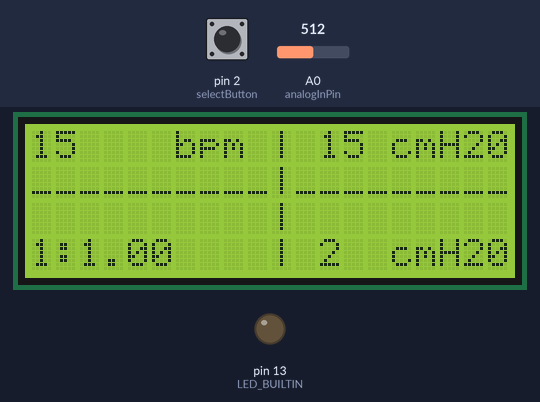
This sketch was run on a simulated Arduino Uno, built with avr-gcc and run on an emulated ATmega328P. Shown: 20×4 character LCD, output pins drawn as LEDs (lit = HIGH). The inputs (shaded band) are chosen by the test bench; at power-on: pin 2 (selectButton) HIGH, A0 (analogInPin) = 512. What the sketch prints to the serial monitor is not drawn.

Above: at 1.3 s.
1.4 s: pin 2 (selectButton) pulled LOW for 0.15 s
At 2.7 s:
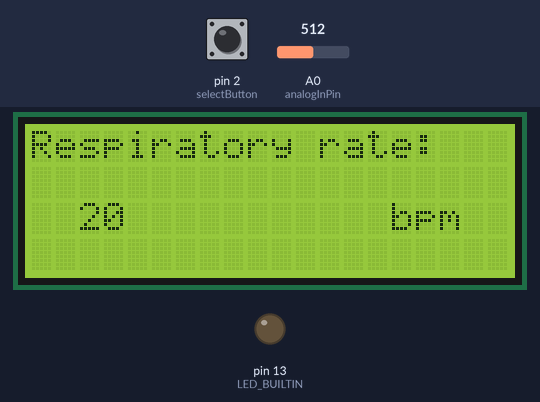
3.0 s: pin 2 (selectButton) pulled LOW for 1 s
At 4.4 s:
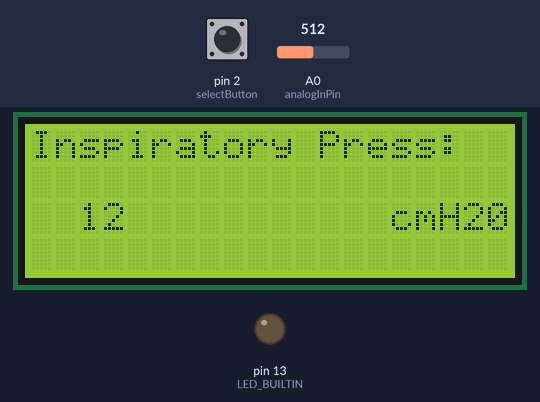
5.5 s: pin 2 (selectButton) pulled LOW for 3.2 s
At 7.9 s:
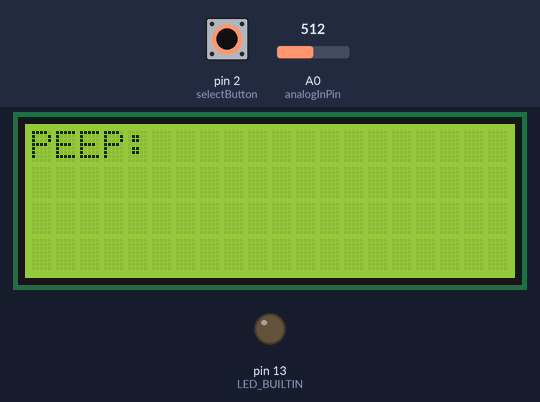
10.2 s: A0 (analogInPin) set to 490
At 11.4 s:
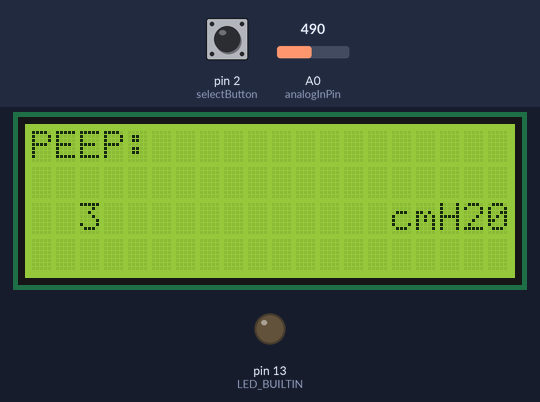
11.7 s: A0 (analogInPin) set to 306
13.2 s: pin 2 (selectButton) pulled LOW for 1 s
At 14.9 s:
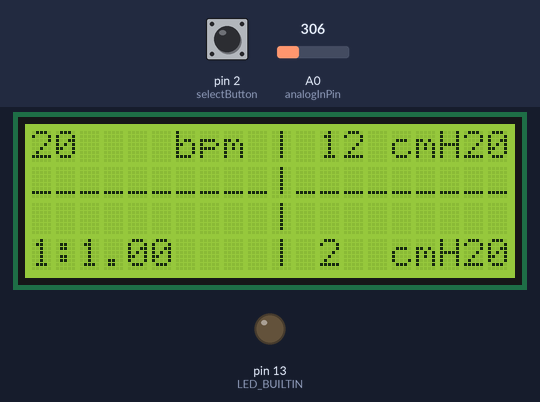
Timing chart, 0 to 16.4 s (numbered marks = the images above; inputs shaded):
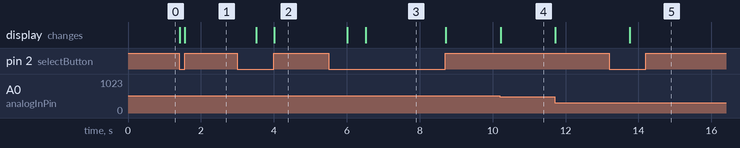

Measured:
- after the input at 1.4 s, the display: first changes at once (image 1 shows a later state)
- after the input at 3.0 s, the display: first changes after 0.52 s (image 2 shows a later state)
- after the input at 5.5 s, the display: first changes after 0.52 s (image 3 shows a later state)
- after the input at 10.2 s, the display: changes at once (image 4)
- after the input at 13.2 s, the display: changes after 0.57 s (image 5)

The sketch:

workingLCDTest_v5.ino
```cpp
#include <Wire.h>
#include <LiquidCrystal_I2C.h>

// Set the LCD address to 0x27 for a 16 chars and 2 line display
LiquidCrystal_I2C lcd(0x3f, 20, 4);

// define control constants for the ventilator
const int INSP_PRESS_MAX = 20;           // Inspiratory pressure
const int INSP_PRESS_MIN = 5;
const int INSP_PRESS_DEFAULT = 15;
const int INSP_PRESS_STEP = 1;

const int RESP_RATE_MAX = 30;             // Respratory rate
const int RESP_RATE_MIN = 10;
const int RESP_RATE_DEFAULT = 20;
const int RESP_RATE_STEP = 1;

const int PEEP_MAX = 7;                   // PEEP
const int PEEP_MIN = 1;
const int PEEP_DEFAULT = 2;
const float PEP_STEP = 0.2;

const float I_E_RATIO_MAX = 3.0;           // Inspiratory - expiratory ratio
const float I_E_RATIO_Min = 0.5;
const float I_E_RATIO_DEFAULT = 1;
const float I_E_RATIO_STEP = 0.2;

// Physical set up constants
const int analogInPin = A0;  // Analog input pin that the potentiometer is attached to

// control variables
int inspPressure =  INSP_PRESS_DEFAULT;
int respRate = INSP_PRESS_DEFAULT;
int peep = PEEP_DEFAULT;
float iERatio = I_E_RATIO_DEFAULT;

int selectButton = 2; // Input pin for push button
int ledState = 0; // 0 = 0ff, 1 = on
unsigned long changeTime;

int runState = 0;  // 0 = normal run, 1 = adjust RR, 2 = adjust Insp. Press, 3 = I.e. Ratio, 4 = PEEP, .. cycles back to 0

void setup()
{
  //Initialize serial and wait for port to open:
  Serial.begin(9600);
  while (!Serial) {
    ; // wait for serial port to connect. Needed for native USB port only
  }

	// initialize the LCD
	lcd.begin();

	// Turn on the blacklight and print a message.
	lcd.backlight();

  updateDisplay();

  pinMode(selectButton, INPUT);
  pinMode(LED_BUILTIN, OUTPUT);
  ledState = 0;
  runState = 0; // set to normal runnig mode

  digitalWrite(LED_BUILTIN, LOW);
  changeTime = millis();
}

void loop()
{
  int selectButtonData = digitalRead(selectButton);
  // Serial.println(state);
  if (selectButtonData == LOW && (millis()-changeTime) > 500) {
    changeSettings();
  }
}

void updateDisplay() {
    // Turn on the blacklight and print a message.
  lcd.setCursor(0,0);
  lcd.print(respRate);
  lcd.setCursor(6,0);
  lcd.print("bpm |");

  lcd.setCursor(12,0);
  lcd.print(inspPressure);
  lcd.setCursor(15,0);
  lcd.print("cmH20");

  lcd.setCursor(0,1);
  lcd.print("__________|_________");

  lcd.setCursor(0,2);
  lcd.print("          |");

  lcd.setCursor(0,3);
  lcd.print("1:");
  lcd.print(iERatio);
  lcd.setCursor(10,3);
  lcd.print("|");
  lcd.setCursor(12,3);
  lcd.print(peep);
  lcd.setCursor(15,3);
  lcd.print("cmH20");
}


void changeSettings() {

  runState = runState + 1;   // move to next display set-up mode
  if (runState == 5) {
    runState = 0;
  }

  lcd.clear();
    int selectButtonData = digitalRead(selectButton);
    Serial.println(selectButtonData);

  switch (runState) {
    case 0:
      Serial.println("Normal running");
      updateDisplay();
      break;
    case 1:
      Serial.println("Respiratory rate");
      lcd.print("Respiratory rate:");
      respRate = getKnobInt(RESP_RATE_MIN, RESP_RATE_MAX, "bpm");
      break;
    case 2:
      Serial.println("Inspiratory Pressure");
      lcd.print("Inspiratory Press:");
      inspPressure = getKnobInt(INSP_PRESS_MIN, INSP_PRESS_MAX, "cmH20");
      break;
    case 3:
      Serial.println("I.E. Ratio");
      lcd.print("I.E. Ratio:");
      break;
    case 4:
      Serial.println("PEEP");
      lcd.print("PEEP:");
      peep = getKnobInt(PEEP_MIN, PEEP_MAX, "cmH20");
      break;
  }

  changeTime = millis(); // manage the keyboard de-bounce
}

int getKnobInt(int settingMin, int settingMax, const String& units_str) {
  int sensorValue = 0;
  int setting = 0;

   int selectButtonData = digitalRead(selectButton);

  // wait for the selection button to go get released again
  while (selectButtonData == LOW) {
   selectButtonData = digitalRead(selectButton);
   Serial.println(selectButtonData);
  }

  while (selectButtonData == HIGH) {

    sensorValue = analogRead(analogInPin);
    setting = map(sensorValue, 0, 1023, settingMin, settingMax);
    lcd.setCursor(2,2);
    lcd.print(setting);
    lcd.print("  ");
    lcd.setCursor(15,2);
    lcd.print(units_str);
    selectButtonData = digitalRead(selectButton);
  }

  return(setting);
}
```
